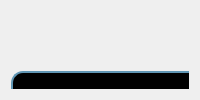
         <widget class="QWidget" name="page_hajm">
          <layout class="QGridLayout" name="gridLayout_11">
           <item row="0" column="0">
            <widget class="QWidget" name="widget_9" native="true">
             <widget class="QPushButton" name="btn_sorat_7">
              <property name="geometry">
               <rect>
                <x>0</x>
                <y>60</y>
                <width>331</width>
                <height>101</height>
               </rect>
              </property>
              <property name="minimumSize">
               <size>
                <width>0</width>
                <height>101</height>
               </size>
              </property>
              <property name="font">
               <font>
                <pointsize>15</pointsize>
                <weight>50</weight>
                <italic>false</italic>
                <bold>false</bold>
               </font>
              </property>
              <property name="styleSheet">
               <string notr="true"> background-color: #000; color: #fff; padding: 0px;
border-radius: 12px;
border-style: solid;
border-color: #6096B4;
border-width: 2px 2px 2px 2px;</string>
              </property>
              <property name="text">
               <string>حجم/مساحت مکعب</string>
              </property>
             </widget>
             <widget class="QPushButton" name="btn_sorat_8">
              <property name="geometry">
               <rect>
                <x>380</x>
                <y>62</y>
                <width>331</width>
                <height>101</height>
               </rect>
              </property>
              <property name="minimumSize">
               <size>
                <width>0</width>
                <height>101</height>
               </size>
              </property>
              <property name="font">
               <font>
                <pointsize>15</pointsize>
                <weight>50</weight>
                <italic>false</italic>
                <bold>false</bold>
               </font>
              </property>
              <property name="styleSheet">
               <string notr="true"> background-color: #000; color: #fff; padding: 0px;
border-radius: 12px;
border-style: solid;
border-color: #6096B4;
border-width: 2px 2px 2px 2px;</string>
              </property>
              <property name="text">
               <string>حجم/مساحت استوانه</string>
              </property>
             </widget>
             <widget class="QPushButton" name="btn_sorat_6">
              <property name="geometry">
               <rect>
                <x>380</x>
                <y>210</y>
                <width>331</width>
                <height>101</height>
               </rect>
              </property>
              <property name="minimumSize">
               <size>
                <width>0</width>
                <height>101</height>
               </size>
              </property>
              <property name="font">
               <font>
                <pointsize>15</pointsize>
                <weight>50</weight>
                <italic>false</italic>
                <bold>false</bold>
               </font>
              </property>
              <property name="styleSheet">
               <string notr="true"> background-color: #000; color: #fff; padding: 0px;
border-radius: 12px;
border-style: solid;
border-color: #6096B4;
border-width: 2px 2px 2px 2px;</string>
              </property>
              <property name="text">
               <string>حجم /مساحت کره</string>
              </property>
             </widget>
             <widget class="QPushButton" name="pushButton_9">
              <property name="geometry">
               <rect>
                <x>0</x>
                <y>0</y>
                <width>51</width>
                <height>51</height>
               </rect>
              </property>
              <property name="cursor">
               <cursorShape>PointingHandCursor</cursorShape>
              </property>
              <property name="styleSheet">
               <string notr="true">border:none;
color:rgb(255, 255, 255)</string>
              </property>
              <property name="text">
               <string/>
              </property>
              <property name="icon">
               <iconset>
                <normaloff>:/Downloads/icons8-back-48.png</normaloff>:/Downloads/icons8-back-48.png</iconset>
              </property>
              <property name="iconSize">
               <size>
                <width>30</width>
                <height>30</height>
               </size>
              </property>
             </widget>
            </widget>
           </item>
          </layout>
         </widget>
